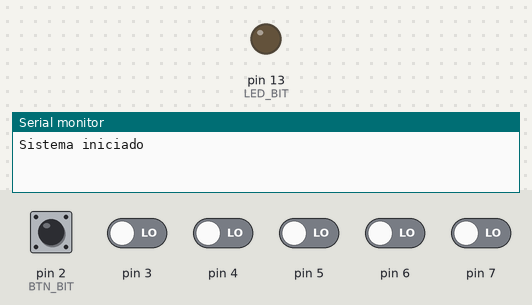
A sketch run on a simulated Arduino Uno, built with avr-gcc and run on an emulated ATmega328P. Shown: output pins drawn as LEDs (lit = HIGH), the last lines printed to the serial monitor. The test bench sets the inputs (shaded band); at power-on: pin 2 (BTN_BIT), pin 3–7 LOW.

Above: at 1.2 s.
1.3 s: pin 2 (BTN_BIT) pulled HIGH for 0.15 s
At 1.7 s:
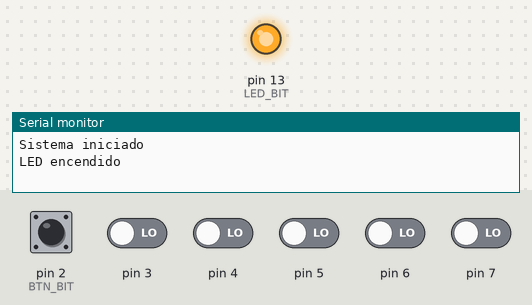
2.9 s: pin 2 (BTN_BIT) pulled HIGH for 1 s
At 3.7 s:
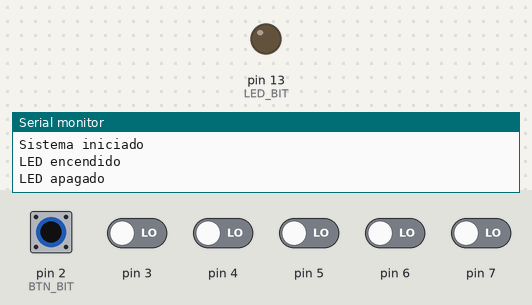
Timing chart, 0 to 5.9 s (numbered marks = the images above; inputs shaded):
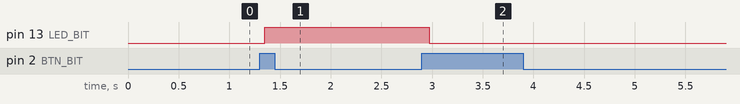

The sketch:

Led.ino
```cpp
#define LED_BIT 5   // PB5 (pin 13)
#define BTN_BIT 2   // PD2

// Retardo simple tipo PIC
void delay_ms(unsigned int ms) {
    while (ms--) {
        for (volatile unsigned long i = 0; i < 1000UL; i++) {
            __asm__ __volatile__("nop");
        }
    }
}

// --- Lectura estable estilo PIC ---
// Retorna: 0, 1, o 0xFF si es inestable
unsigned char get_input_debounced(void) {
    unsigned char a = (PIND & (1 << BTN_BIT)) ? 1 : 0;
    delay_ms(20);
    unsigned char b = (PIND & (1 << BTN_BIT)) ? 1 : 0;

    if (a == b) return b;
    else return 0xFF;
}

void setup() {
    // LED PB5 salida
    DDRB |= (1 << LED_BIT);

    // LED inicialmente apagado (activo-HIGH)
    PORTB &= ~(1 << LED_BIT);

    // Botón en PD2 como entrada con pull-down externo
    DDRD &= ~(1 << BTN_BIT);
    PORTD &= ~(1 << BTN_BIT);   // sin pull-up

    // -------------------------
    // Agregado: Monitor Serial
    // -------------------------
    Serial.begin(9600);
    Serial.println("Sistema iniciado");
}

void loop() {
    static unsigned char lastStable = 0;   // último valor estable
    static unsigned char lastProcessed = 0; // para detectar flanco

    unsigned char stable = get_input_debounced();

    if (stable != 0xFF) {
        // Solo usaremos valores estables

        // Detectar flanco de subida: 0 -> 1
        if (stable == 1 && lastProcessed == 0) {

            // --- TOGGLE ---
            // LED activo-HIGH: PB5=1 → enciende, PB5=0 → apaga
            PORTB ^= (1 << LED_BIT);

            // -------------------------------------------
            // Agregado: imprimir estado del LED en Serial
            // -------------------------------------------
            if (PINB & (1 << LED_BIT))
                Serial.println("LED encendido");
            else
                Serial.println("LED apagado");

            // Actualizamos
            lastProcessed = 1;
        }
        else if (stable == 0) {
            // Botón suelto, reseteamos el detector de flancos
            lastProcessed = 0;
        }

        lastStable = stable;
    }
}
```

Measured:
- after the input at 1.3 s, pin 13 (LED_BIT): LOW → HIGH after 0.05 s
- after the input at 2.9 s, pin 13 (LED_BIT): HIGH → LOW after 0.07 s
